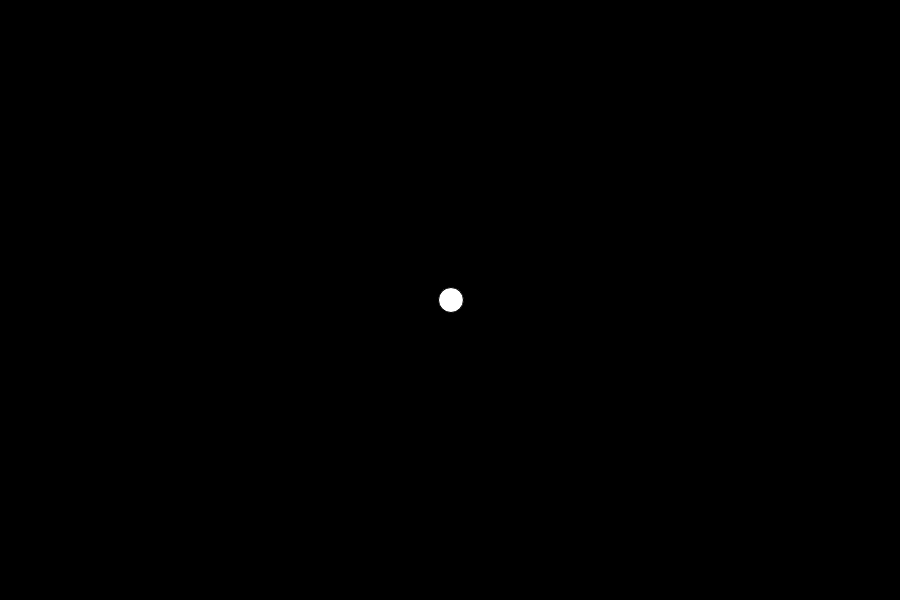
Frame 1 (no input)
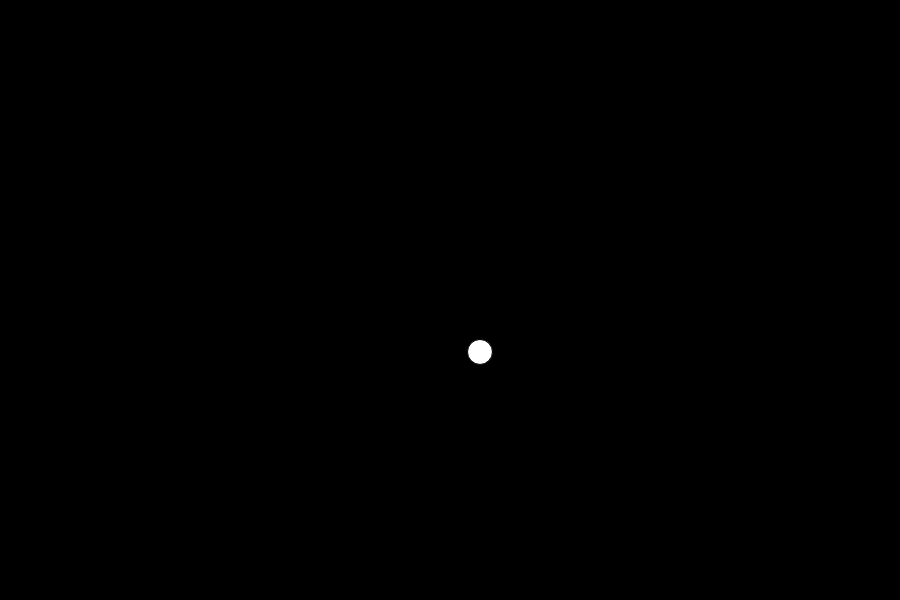
Frame 60 (no input)
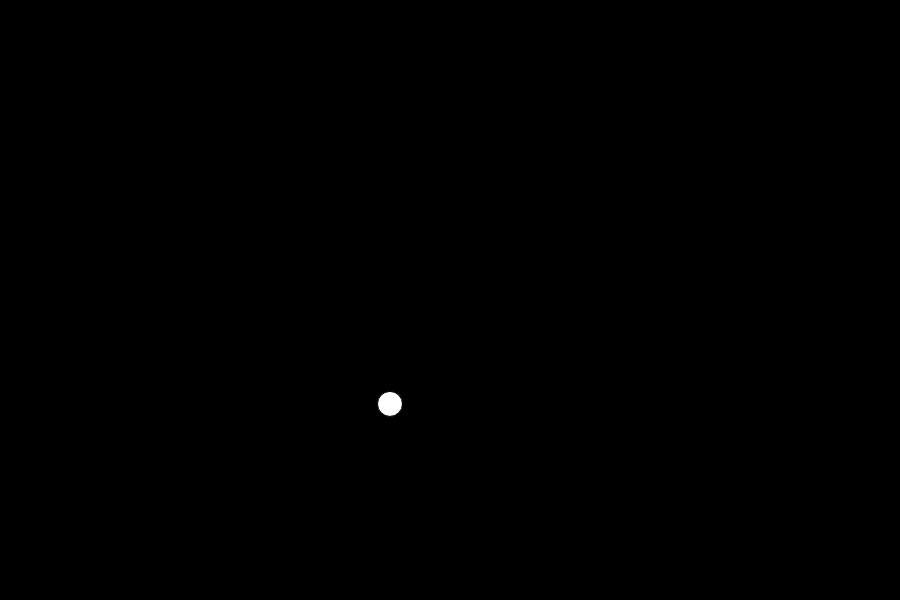
Frame 120 (the mouse pressed at the canvas centre since frame 60)

The p5.js sketch that drew these frames (run headless with seeded random() and noise() and a simulated clock; from frame 60 on, the mouse is pressed at the canvas centre):

// p5.js sketch
// ── sketch.js
function setup() {
    createCanvas(900, 600);
    background(0);
    angleMode(DEGREES)
}

function draw() {
    background(0);
    translate(width/2,height/2);
    fill(255);
//    var radius=200;
    var theta=frameCount;
    var radius=frameCount;
    
    var x=cos(theta)*radius;
    var y=sin(theta)*radius;
    ellipse(x,y,25,25);

}
